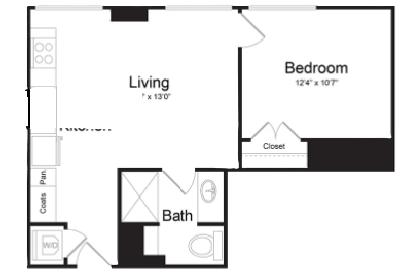
#> input picture ai-security-brain/services/core/data/floor-plans/livingroom/thumb.jpg, 400 x 275 px
$ python floorplan_cv.py ../../../core/data/floor-plans/livingroom/thumb.jpg out.png out.png out.png
#> lines starting #> are read from the running program, lines starting #| are printed output that depends on the picture; after the words box and inside, x2 and y2 are one past the last pixel; in counts of white or black regions, pixels touching at a corner belong together
#> in main, img is the input picture: shape (275, 400, 3); mean B, G, R 232.6, 232.6, 232.8
import os
import sys
import cv2
import numpy as np

# ============================================================
# CONFIG
# ============================================================

# Threshold for binarizing dark ink on light background
BIN_THRESH = 200

# Text / number removal
TEXT_MAX_HEIGHT = 28
TEXT_MAX_WIDTH = 80
TEXT_MAX_AREA = 900
TEXT_MAX_FILL = 0.55

# Wall extraction
WALL_H_KERNEL = 25
WALL_V_KERNEL = 25

# Outer shell sealing
OUTER_CLOSE_KERNEL = 121   # large enough to bridge big outer window gaps
OUTER_CONTOUR_THICKNESS = 6

# Door detection
DOOR_MIN_SIZE = 10
DOOR_MAX_SIZE = 140
DOOR_MAX_FILL = 0.35
DOOR_ARC_SCORE = 0.42
DOOR_ARC_ONLY_SCORE = 0.50
DOOR_LEAF_MIN = 6
DOOR_LOCAL_CLOSE = 3

# Bounding boxes
BOX_MIN_AREA = 10
BOX_COLOR = (0, 0, 255)
BOX_THICKNESS = 2


# ============================================================
# BASIC HELPERS
# ============================================================

def to_gray(img: np.ndarray) -> np.ndarray:
    if img is None:
        raise ValueError("Input image is None.")
    if img.ndim == 3:
        return cv2.cvtColor(img, cv2.COLOR_BGR2GRAY)
    return img.copy()


def binarize(gray: np.ndarray) -> np.ndarray:
    _, binary = cv2.threshold(gray, BIN_THRESH, 255, cv2.THRESH_BINARY_INV)
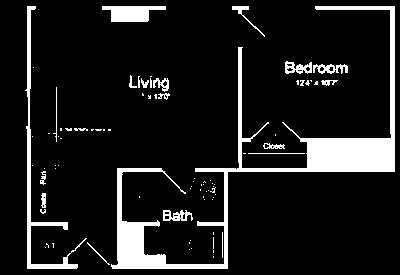
#> binary: shape (275, 400); 10.8% white; 82 white regions (61 under 20 px), largest, box (x1, y1, x2, y2) and area: (111, 6, 395, 269) 7959, (25, 6, 87, 269) 1483, (102, 6, 166, 22) 711
    return binary


def ensure_ext(path: str, default_ext: str = ".png") -> str:
    base = os.path.basename(path)
    if "." not in base:
        return path + default_ext
    return path


def safe_imwrite(path: str, image: np.ndarray) -> None:
    ok = cv2.imwrite(path, image)
    if not ok:
        raise RuntimeError(f"Failed to write image: {path}")


# ============================================================
# TEXT / NUMBER REMOVAL
# ============================================================

# [4 lines left out: function component_mask_from_labels, not called in this run]


def is_textlike_component(x: int, y: int, w: int, h: int, area: int) -> bool:
    if area <= 0:
        return False

    fill = area / (w * h + 1e-6)

    # small symbols / letters / numbers
    if (
        h <= TEXT_MAX_HEIGHT
        and w <= TEXT_MAX_WIDTH
        and area <= TEXT_MAX_AREA
        and fill <= TEXT_MAX_FILL
    ):
        return True

    return False


def remove_text_and_numbers(binary: np.ndarray) -> np.ndarray:
    """
    Remove text/dimension labels while preserving walls and larger fixtures.
    Returns a new binary image (ink=255, background=0).
    """
    num, labels, stats, _ = cv2.connectedComponentsWithStats(binary, connectivity=8)
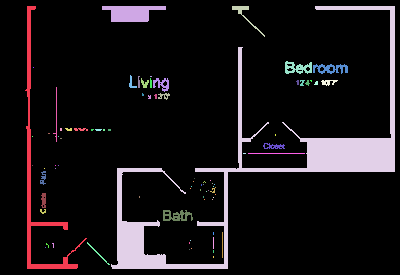
#> labels: shape (275, 400) int32; 83 distinct labels, from 0 to 82; one colour per label, 0 black
#> num = 83; stats = 83 rows, first 6: [0, 0, 400, 275, 98121], [25, 6, 62, 263, 1483], [102, 6, 64, 16, 711], [232, 6, 33, 31, 131], [111, 6, 284, 263, 7959], [285, 61, 27, 13, 205]

    out = binary.copy()

    for i in range(1, num):
        x, y, w, h, area = stats[i]
        if is_textlike_component(x, y, w, h, area):
            out[labels == i] = 0
#> this loop made 82 passes
#> (x, y, w, h, area, fill in is_textlike_component) on passes 1, 2, 3, 4, 5, 6, 8, 9, 11, 13, 19, 20: (25, 6, 62, 263, 1483, 0.0909), (102, 6, 64, 16, 711, 0.694), (232, 6, 33, 31, 131, 0.128), (111, 6, 284, 263, 7959, 0.107), (285, 61, 27, 13, 205, 0.584), (313, 64, 35, 10, 205, 0.586), (129, 75, 8, 13, 39, 0.375), (138, 76, 2, 12, 21, 0.875), (141, 78, 8, 10, 41, 0.512), (153, 78, 16, 14, 115, 0.513), (321, 80, 17, 6, 58, 0.569), (53, 87, 4, 55, 59, 0.268)
#> (x, y, w, h, area) on pass 76: (87, 242, 23, 23, 44)
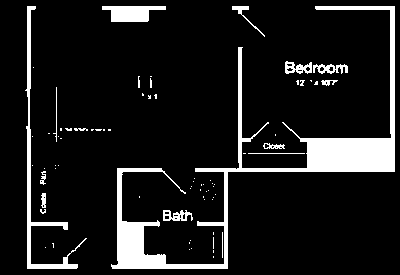
#> out: shape (275, 400); 10.5% white; 73 white regions (57 under 20 px), largest, box (x1, y1, x2, y2) and area: (111, 6, 395, 269) 7959, (25, 6, 87, 269) 1483, (102, 6, 166, 22) 711

    return out


# ============================================================
# WALL EXTRACTION / OUTER SHELL SEALING
# ============================================================

def extract_walls(binary: np.ndarray) -> np.ndarray:
    """
    Extract long horizontal and vertical wall strokes.
    """
    horiz = cv2.morphologyEx(
        binary,
        cv2.MORPH_OPEN,
        cv2.getStructuringElement(cv2.MORPH_RECT, (WALL_H_KERNEL, 1)),
    )
#> horiz: shape (275, 400); 6.6% white; 9 white regions, largest, box (x1, y1, x2, y2) and area: (195, 138, 395, 172) 3469, (111, 222, 228, 269) 1971, (102, 6, 166, 22) 711

    vert = cv2.morphologyEx(
        binary,
        cv2.MORPH_OPEN,
        cv2.getStructuringElement(cv2.MORPH_RECT, (1, WALL_V_KERNEL)),
    )
#> vert: shape (275, 400); 6.5% white; 7 white regions, largest, box (x1, y1, x2, y2) and area: (307, 6, 395, 172) 3648, (117, 168, 144, 269) 1536, (27, 6, 31, 269) 983

    walls = cv2.bitwise_or(horiz, vert)
#> walls: shape (275, 400); 9.1% white; 6 white regions, box (x1, y1, x2, y2) and area: (111, 6, 395, 269) 7789, (27, 6, 78, 269) 1365, (102, 6, 166, 22) 711, (248, 153, 305, 154) 57, (56, 87, 57, 142) 55, (222, 232, 223, 258) 26
    return walls


def seal_outer_walls(walls: np.ndarray) -> np.ndarray:
    """
    Seal large openings in the exterior shell by aggressively closing,
    then drawing the largest external contour back onto the wall mask.
    This does not identify windows; it just forces the outside boundary closed.
    """
    big_kernel = cv2.getStructuringElement(
        cv2.MORPH_RECT, (OUTER_CLOSE_KERNEL, OUTER_CLOSE_KERNEL)
    )

    closed = cv2.morphologyEx(walls, cv2.MORPH_CLOSE, big_kernel)
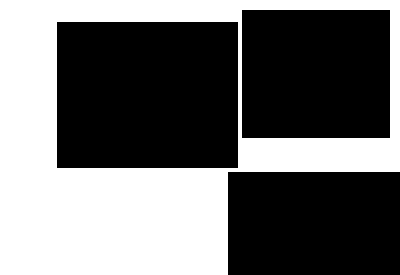
#> closed: shape (275, 400); 42.6% white; 1 white region, box (x1, y1, x2, y2) and area: (0, 0, 400, 275) 46914

    contours, _ = cv2.findContours(closed, cv2.RETR_EXTERNAL, cv2.CHAIN_APPROX_SIMPLE)
#> contours = 1 item

    shell = np.zeros_like(walls)
    if contours:
        largest = max(contours, key=cv2.contourArea)
#> largest = [[0, 0], [0, 274], [227, 274], [227, 172], [228, 171], [399, 171], [399, 0]]
        cv2.drawContours(shell, [largest], -1, 255, thickness=OUTER_CONTOUR_THICKNESS)
#> shell: shape (275, 400); 5.6% white; 1 white region, box (x1, y1, x2, y2) and area: (0, 0, 400, 275) 6144

    sealed = cv2.bitwise_or(walls, shell)
#> in process, `residual = cv2.subtract(no_text, walls)`: residual: shape (275, 400); 1.4% white in thin lines or dots, all inside (x1, y1, x2, y2) = (25, 6, 348, 265)
    return sealed


# ============================================================
# DOOR DETECTION
# ============================================================

def crop_component(mask: np.ndarray):
    ys, xs = np.where(mask > 0)
    if len(xs) == 0:
        return None, None
    x0, x1 = int(xs.min()), int(xs.max())
    y0, y1 = int(ys.min()), int(ys.max())
    roi = mask[y0:y1 + 1, x0:x1 + 1].copy()
    return roi, (x0, y0, x1 + 1, y1 + 1)


def arc_band_score(
    mask: np.ndarray,
    cx: float,
    cy: float,
    r: float,
    start_deg: float,
    sweep: float = 90.0,
    band: int = 2,
    samples: int = 72,
) -> float:
    """
    Score whether there is ink near a quarter-circle arc.
    """
    h, w = mask.shape
    angles = np.deg2rad(np.linspace(start_deg, start_deg + sweep, samples))

    hits = 0
    valid = 0

    for a in angles:
        x = int(round(cx + r * np.cos(a)))
        y = int(round(cy + r * np.sin(a)))

        if x < 0 or x >= w or y < 0 or y >= h:
            continue

        valid += 1

        x0 = max(0, x - band)
        x1 = min(w, x + band + 1)
        y0 = max(0, y - band)
        y1 = min(h, y + band + 1)

        if np.any(mask[y0:y1, x0:x1] > 0):
            hits += 1

    if valid == 0:
        return 0.0
    return hits / valid


def best_arc_score(mask: np.ndarray) -> float:
    """
    Tolerant arc search. Tries candidate centers around the component bbox.
    """
    h, w = mask.shape
    if h < 3 or w < 3:
        return 0.0

    pts = np.column_stack(np.where(mask > 0))
    if len(pts) < 8:
        return 0.0

    centers = [
        (0, 0),
        (w - 1, 0),
        (0, h - 1),
        (w - 1, h - 1),
        (w // 2, 0),
        (w // 2, h - 1),
        (0, h // 2),
        (w - 1, h // 2),
        (w // 2, h // 2),
    ]

    max_dim = max(h, w)
    radii = np.linspace(max(5, 0.20 * max_dim), 0.95 * max_dim, 8)

    best = 0.0
    for cx, cy in centers:
        for r in radii:
            for start in (0, 90, 180, 270):
                s = arc_band_score(mask, cx, cy, r, start)
                if s > best:
                    best = s

    return best


def has_leaf_line(mask: np.ndarray) -> bool:
    """
    Detect short line segment consistent with a remaining door leaf/stub.
    """
    lines = cv2.HoughLinesP(
        mask,
        1,
        np.pi / 180,
        threshold=6,
        minLineLength=DOOR_LEAF_MIN,
        maxLineGap=3,
    )
    return lines is not None


# [27 lines left out: functions looks_like_stairs, looks_like_fixture, not called in this run]


def is_door_component(component_mask: np.ndarray) -> bool:
    """
    Door classification on the tight component ROI.
    Supports:
      - leaf + arc
      - arc-only fallback for broken residual doors
    """
    roi, _ = crop_component(component_mask)
    if roi is None:
        return False

    h, w = roi.shape
    area = int(np.sum(roi > 0))
    fill = area / (h * w + 1e-6)
    max_dim = max(h, w)
    min_dim = min(h, w)

    if area < 8:
        return False
    if max_dim < DOOR_MIN_SIZE or max_dim > DOOR_MAX_SIZE:
        return False
    if fill > DOOR_MAX_FILL:
        return False

    arc_score = best_arc_score(roi)
    line_ok = has_leaf_line(roi)

    # Pass 1: normal door
    if arc_score >= DOOR_ARC_SCORE and line_ok:
        return True

    # Pass 2: broken arc-only door
    if arc_score >= DOOR_ARC_ONLY_SCORE:
        if looks_like_stairs(roi):
            return False
        if looks_like_fixture(roi):
            return False
        if fill < 0.22 and min_dim >= 6:
            return True

    return False


def remove_doors_from_residual(residual: np.ndarray):
    """
    Lightly reconnect broken door fragments, classify door components,
    and subtract them before boxing.
    """
    kernel = cv2.getStructuringElement(
        cv2.MORPH_ELLIPSE, (DOOR_LOCAL_CLOSE, DOOR_LOCAL_CLOSE)
    )

    work = cv2.morphologyEx(
        residual,
        cv2.MORPH_CLOSE,
        kernel,
        iterations=1,
    )
#> work: shape (275, 400); 1.6% white; 84 white regions (70 under 20 px), largest, box (x1, y1, x2, y2) and area: (285, 61, 348, 74) 476, (163, 210, 193, 221) 243, (232, 6, 265, 37) 134

    num, labels, stats, _ = cv2.connectedComponentsWithStats(work, connectivity=8)
#> labels: shape (275, 400) int32; 85 distinct labels, from 0 to 84
#> num = 85; stats = 85 rows, first 6: [0, 0, 400, 275, 108280], [31, 6, 5, 4, 19], [232, 6, 33, 31, 134], [242, 47, 1, 1, 1], [285, 61, 63, 13, 476], [33, 67, 1, 1, 1]

    door_mask = np.zeros_like(residual)

    for i in range(1, num):
        x, y, w, h, area = stats[i]
        if area < 8:
            continue

        comp = np.zeros_like(residual)
        comp[labels == i] = 255

        if is_door_component(comp):
            door_mask[labels == i] = 255
#> this loop made 84 passes
#> comp: shape (275, 400); 0.07% white; 1 white region, box (x1, y1, x2, y2) and area: (63, 238, 87, 264) 77
#> door_mask: shape (275, 400); 0.33% white; 5 white regions, box (x1, y1, x2, y2) and area: (232, 6, 265, 37) 134, (63, 238, 87, 264) 77, (242, 122, 269, 142) 76, (163, 172, 186, 194) 45, (282, 122, 300, 138) 34

    residual_no_doors = residual.copy()
    residual_no_doors[door_mask > 0] = 0
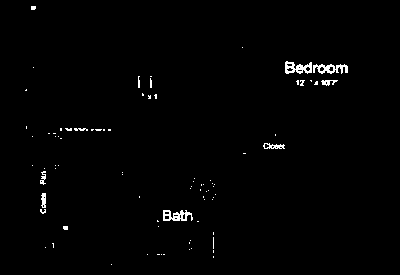
#> residual_no_doors: shape (275, 400); 1.1% white in thin lines or dots, all inside (x1, y1, x2, y2) = (25, 6, 348, 265)

    return residual_no_doors, door_mask


# ============================================================
# BOXING / COLLISION
# ============================================================

def components_to_boxes(mask: np.ndarray):
    num, labels, stats, _ = cv2.connectedComponentsWithStats(mask, connectivity=8)
#> labels: shape (275, 400) int32; 84 distinct labels, from 0 to 83

    boxes = []
    for i in range(1, num):
        x, y, w, h, area = stats[i]
        if area < BOX_MIN_AREA:
            continue
        boxes.append((int(x), int(y), int(w), int(h)))
    return boxes


def draw_boxes(gray: np.ndarray, boxes):
    vis = cv2.cvtColor(gray, cv2.COLOR_GRAY2BGR)
    for x, y, w, h in boxes:
        cv2.rectangle(vis, (x, y), (x + w, y + h), BOX_COLOR, BOX_THICKNESS)
#> this loop made 21 passes
#> (x, y, w, h) on passes 1 to 12: (31, 6, 5, 4), (285, 61, 27, 13), (313, 64, 35, 10), (138, 76, 2, 12), (150, 78, 2, 10), (296, 80, 3, 5), (300, 80, 5, 6), (314, 81, 4, 4), (321, 80, 17, 6), (148, 95, 3, 4), (154, 94, 3, 5), (65, 128, 7, 3)
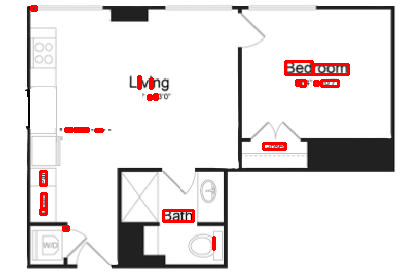
#> vis: shape (275, 400, 3); mean B, G, R 228.8, 228.8, 233.4
    return vis


def build_collision_map(walls: np.ndarray, boxes):
    """
    Output: white background, black obstacles/walls.
    """
    collision = np.full(walls.shape, 255, dtype=np.uint8)

    # walls
    collision[walls > 0] = 0

    # object boxes as solid obstacles
    for x, y, w, h in boxes:
        cv2.rectangle(collision, (x, y), (x + w, y + h), 0, thickness=-1)
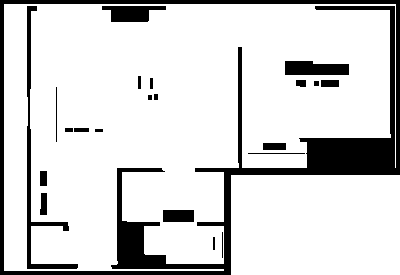
#> collision: shape (275, 400); 84.4% white; 22 black regions, largest, box (x1, y1, x2, y2) and area: (0, 0, 400, 275) 12870, (27, 6, 78, 269) 1425, (285, 61, 349, 75) 788

    return collision


# ============================================================
# MAIN PIPELINE
# ============================================================

def process(image: np.ndarray, debug: bool = False):
    gray = to_gray(image)
    binary = binarize(gray)

    # 1. remove text/numbers first so they never become boxes
    no_text = remove_text_and_numbers(binary)

    # 2. extract walls and seal outside shell
    walls = extract_walls(no_text)
    walls = seal_outer_walls(walls)

    # 3. residual = everything non-wall, non-text
    residual = cv2.subtract(no_text, walls)

    # 4. detect doors on residual and subtract them
    residual_no_doors, door_mask = remove_doors_from_residual(residual)

    # 5. everything remaining gets boxed
    boxes = components_to_boxes(residual_no_doors)

    # 6. outputs
    clean = np.full(gray.shape, 255, dtype=np.uint8)
    clean[walls > 0] = 0

    bounded = draw_boxes(gray, boxes)
    collision = build_collision_map(walls, boxes)

    debug_images = {
        "binary": binary,
        "no_text": no_text,
        "walls": walls,
        "residual": residual,
        "door_mask": door_mask,
        "residual_no_doors": residual_no_doors,
    }

    if debug:
        for name, img in debug_images.items():
            safe_imwrite(f"debug_{name}.png", img)

    return clean, bounded, collision


# ============================================================
# CLI
# ============================================================

def main():
    if len(sys.argv) < 5:
        print(
            "Usage: python fix_floorplan_cleanup_and_bound.py "
            "<input> <clean_out> <bounded_out> <collision_out> [--debug]"
        )
        sys.exit(1)

    inp = sys.argv[1]
    out_clean = ensure_ext(sys.argv[2])
    out_bound = ensure_ext(sys.argv[3])
    out_coll = ensure_ext(sys.argv[4])
    debug = "--debug" in sys.argv[5:]

    img = cv2.imread(inp)
    if img is None:
        raise FileNotFoundError(f"Could not read input image: {inp}")

    clean, bounded, collision = process(img, debug=debug)

    safe_imwrite(out_clean, clean)
    safe_imwrite(out_bound, bounded)
    safe_imwrite(out_coll, collision)

    print("done")
    print(f"clean:     {out_clean}")
    print(f"bounded:   {out_bound}")
    print(f"collision: {out_coll}")


if __name__ == "__main__":
    main()

$ run again, on ai-security-brain/services/core/data/floor-plans/livingroom/clean.png
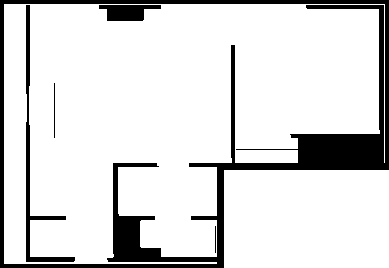
#> input picture ai-security-brain/services/core/data/floor-plans/livingroom/clean.png, 389 x 268 px
#> in main, img is the input picture: shape (268, 389, 3); 86% white; 5 black regions, box (x1, y1, x2, y2) and area: (0, 0, 389, 268) 12512, (26, 5, 75, 262) 1329, (99, 5, 161, 21) 691, (54, 83, 55, 138) 55, (215, 226, 216, 253) 27
#> in remove_text_and_numbers, `num, labels, stats, _ = cv2.connectedComponentsWithStats(binary, conne..`:
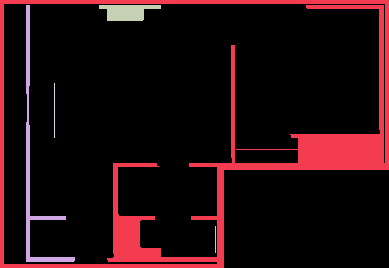
#> labels: shape (268, 389) int32; 6 distinct labels, from 0 to 5; one colour per label, 0 black
#> in remove_text_and_numbers, `num, labels, stats, _ = cv2.connectedComponentsWithStats(binary, conne..`: num = 6; stats = [[4, 4, 385, 264, 89638], [0, 0, 389, 268, 12512], [26, 5, 49, 257, 1329], [99, 5, 62, 16, 691], [54, 83, 1, 55, 55], [215, 226, 1, 27, 27]]
#> the loop in remove_text_and_numbers, `for i in range(1, num):` made 5 passes
#> (x, y, w, h, area, fill in is_textlike_component) on passes 1 to 5: (0, 0, 389, 268, 12512, 0.12), (26, 5, 49, 257, 1329, 0.106), (99, 5, 62, 16, 691, 0.697), (54, 83, 1, 55, 55, 1), (215, 226, 1, 27, 27, 1)
#> horiz: shape (268, 389); 9.6% white; 10 white regions, largest, box (x1, y1, x2, y2) and area: (189, 134, 389, 170) 3901, (107, 216, 224, 262) 1932, (0, 0, 389, 4) 1556
#> vert: shape (268, 389); 8.9% white; 9 white regions, largest, box (x1, y1, x2, y2) and area: (298, 5, 384, 170) 3737, (113, 163, 140, 262) 1501, (0, 0, 4, 268) 1072
#> closed: shape (268, 389); 43.3% white; 1 white region, box (x1, y1, x2, y2) and area: (0, 0, 389, 268) 45090
#> contours = 1 item
#> largest = [[0, 0], [0, 267], [223, 267], [223, 170], [224, 169], [388, 169], [388, 0]]
#> shell: shape (268, 389); 5.7% white; 1 white region, box (x1, y1, x2, y2) and area: (0, 0, 389, 268) 5964
#> in seal_outer_walls, `sealed = cv2.bitwise_or(walls, shell)`:
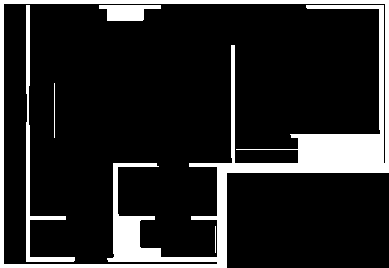
#> sealed: shape (268, 389); 14.8% white; 5 white regions, box (x1, y1, x2, y2) and area: (0, 0, 389, 268) 13292, (26, 5, 75, 262) 1329, (99, 5, 161, 21) 691, (54, 83, 55, 138) 55, (215, 226, 216, 253) 27
#> residual: shape (268, 389); every value is 0
#> in remove_doors_from_residual, `num, labels, stats, _ = cv2.connectedComponentsWithStats(work, connect..`: num = 1; stats = [[0, 0, 389, 268, 104252]]
#> in components_to_boxes, `num, labels, stats, _ = cv2.connectedComponentsWithStats(mask, connect..`: num = 1; stats = [[0, 0, 389, 268, 104252]]
#> after the loop in components_to_boxes, `for i in range(1, num):`: boxes = []

$ run again, on ai-security-brain/services/core/data/floor-plans/livingroom/collision.png
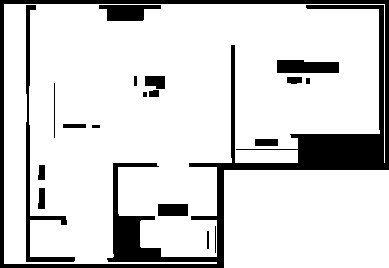
#> input picture ai-security-brain/services/core/data/floor-plans/livingroom/collision.png, 389 x 268 px
#> in main, img is the input picture: shape (268, 389, 3); 83.9% white; 19 black regions, largest, box (x1, y1, x2, y2) and area: (0, 0, 389, 268) 12512, (26, 5, 75, 262) 1389, (277, 60, 339, 73) 736
#> in remove_text_and_numbers, `num, labels, stats, _ = cv2.connectedComponentsWithStats(binary, conne..`:
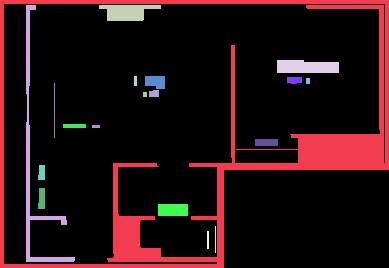
#> labels: shape (268, 389) int32; 20 distinct labels, from 0 to 19; one colour per label, 0 black
#> in remove_text_and_numbers, `num, labels, stats, _ = cv2.connectedComponentsWithStats(binary, conne..`: num = 20; stats = 20 rows, first 6: [4, 4, 385, 264, 87479], [0, 0, 389, 268, 12512], [26, 5, 49, 257, 1389], [99, 5, 62, 16, 691], [277, 60, 62, 13, 736], [134, 76, 3, 10, 30]
#> the loop in remove_text_and_numbers, `for i in range(1, num):` made 19 passes
#> (x, y, w, h, area, fill in is_textlike_component) on passes 1 to 8: (0, 0, 389, 268, 12512, 0.12), (26, 5, 49, 257, 1389, 0.11), (99, 5, 62, 16, 691, 0.697), (277, 60, 62, 13, 736, 0.913), (134, 76, 3, 10, 30, 1), (145, 76, 20, 13, 227, 0.873), (287, 77, 15, 7, 96, 0.914), (306, 78, 4, 6, 24, 1)
#> horiz: shape (268, 389); 10.6% white; 12 white regions, largest, box (x1, y1, x2, y2) and area: (189, 134, 389, 170) 3901, (107, 216, 224, 262) 1932, (0, 0, 389, 4) 1556
#> vert: shape (268, 389); 8.9% white; 9 white regions, largest, box (x1, y1, x2, y2) and area: (298, 5, 384, 170) 3737, (113, 163, 140, 262) 1501, (0, 0, 4, 268) 1072
#> walls: shape (268, 389); 15.1% white; 7 white regions, largest, box (x1, y1, x2, y2) and area: (0, 0, 389, 268) 12512, (26, 5, 75, 262) 1329, (277, 60, 339, 73) 736
#> closed: shape (268, 389); 60.5% white; 2 black regions, box (x1, y1, x2, y2) and area: (55, 21, 231, 163) 24992, (224, 170, 389, 268) 16170
#> contours = 1 item
#> largest = [[0, 0], [0, 267], [223, 267], [223, 170], [224, 169], [388, 169], [388, 0]]
#> shell: shape (268, 389); 5.7% white; 1 white region, box (x1, y1, x2, y2) and area: (0, 0, 389, 268) 5964
#> sealed: shape (268, 389); 15.8% white; 7 white regions, largest, box (x1, y1, x2, y2) and area: (0, 0, 389, 268) 13292, (26, 5, 75, 262) 1329, (277, 60, 339, 73) 736
#> residual: shape (268, 389); 1% white; 14 white regions, largest, box (x1, y1, x2, y2) and area: (145, 76, 165, 89) 227, (255, 139, 278, 146) 161, (38, 188, 45, 209) 132
#> work: shape (268, 389); 1% white; 12 white regions, largest, box (x1, y1, x2, y2) and area: (143, 76, 165, 97) 326, (255, 139, 278, 146) 161, (38, 188, 45, 209) 132
#> in remove_doors_from_residual, `num, labels, stats, _ = cv2.connectedComponentsWithStats(work, connect..`: num = 13; stats = 13 rows, first 6: [0, 0, 389, 268, 103176], [30, 5, 6, 5, 30], [134, 76, 3, 10, 30], [143, 76, 22, 21, 326], [287, 77, 15, 7, 96], [306, 78, 4, 6, 24]
#> the loop in remove_doors_from_residual, `for i in range(1, num):` made 12 passes
#> (x, y) on passes 1 to 8: (30, 5), (134, 76), (143, 76), (287, 77), (306, 78), (63, 124), (92, 125), (255, 139)
#> in components_to_boxes, `num, labels, stats, _ = cv2.connectedComponentsWithStats(mask, connect..`: num = 15; stats = 15 rows, first 6: [0, 0, 389, 268, 103189], [30, 5, 6, 5, 30], [134, 76, 3, 10, 30], [145, 76, 20, 13, 227], [287, 77, 15, 7, 96], [306, 78, 4, 6, 24]
#> the loop in components_to_boxes, `for i in range(1, num):` made 14 passes
#> after the loop in components_to_boxes, `for i in range(1, num):`: boxes = [(30, 5, 6, 5), (134, 76, 3, 10), (145, 76, 20, 13), (287, 77, 15, 7), (306, 78, 4, 6), (149, 90, 10, 7), (143, 92, 4, 5), (63, 124, 23, 4), (92, 125, 8, 3), (255, 139, 23, 7), (38, 165, 7, 15), (38, 188, 7, 21), (61, 220, 6, 5), (207, 231, 2, 18)]
#> the loop in draw_boxes, `for x, y, w, h in boxes:` made 14 passes
#> the loop in build_collision_map, `for x, y, w, h in boxes:` made 14 passes
#> after the loop in build_collision_map, `for x, y, w, h in boxes:`:
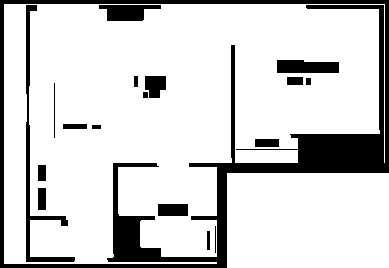
#> collision: shape (268, 389); 82.8% white; 18 black regions, largest, box (x1, y1, x2, y2) and area: (0, 0, 389, 268) 13292, (26, 5, 75, 262) 1413, (277, 60, 339, 73) 736
